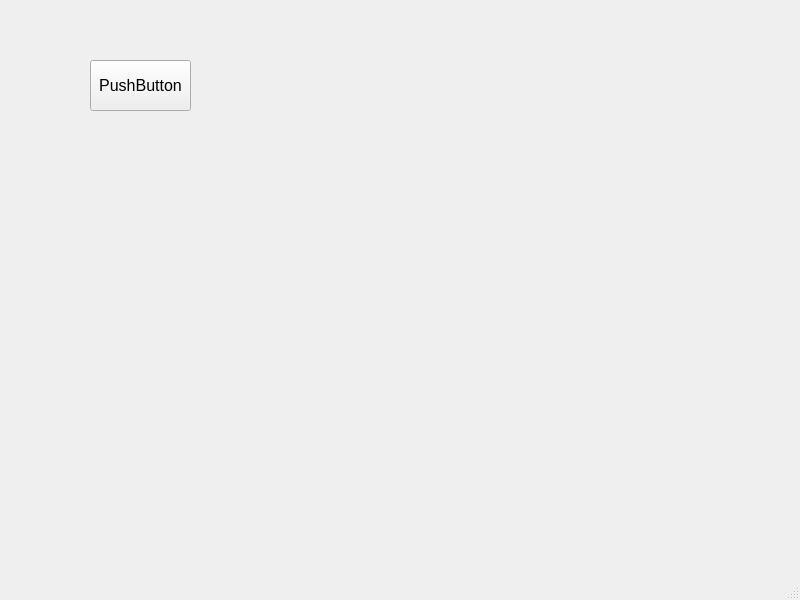
<?xml version="1.0" encoding="UTF-8"?>
<ui version="4.0">
 <class>MainWindow</class>
 <widget class="QMainWindow" name="MainWindow">
  <property name="geometry">
   <rect>
    <x>0</x>
    <y>0</y>
    <width>800</width>
    <height>600</height>
   </rect>
  </property>
  <property name="font">
   <font>
    <pointsize>12</pointsize>
   </font>
  </property>
  <property name="windowTitle">
   <string>MainWindow</string>
  </property>
  <widget class="QWidget" name="centralwidget">
   <widget class="QPushButton" name="pushButton">
    <property name="geometry">
     <rect>
      <x>90</x>
      <y>60</y>
      <width>101</width>
      <height>51</height>
     </rect>
    </property>
    <property name="text">
     <string>PushButton</string>
    </property>
   </widget>
  </widget>
  <widget class="QMenuBar" name="menubar">
   <property name="geometry">
    <rect>
     <x>0</x>
     <y>0</y>
     <width>800</width>
     <height>21</height>
    </rect>
   </property>
  </widget>
  <widget class="QStatusBar" name="statusbar"/>
 </widget>
 <resources/>
 <connections/>
</ui>
